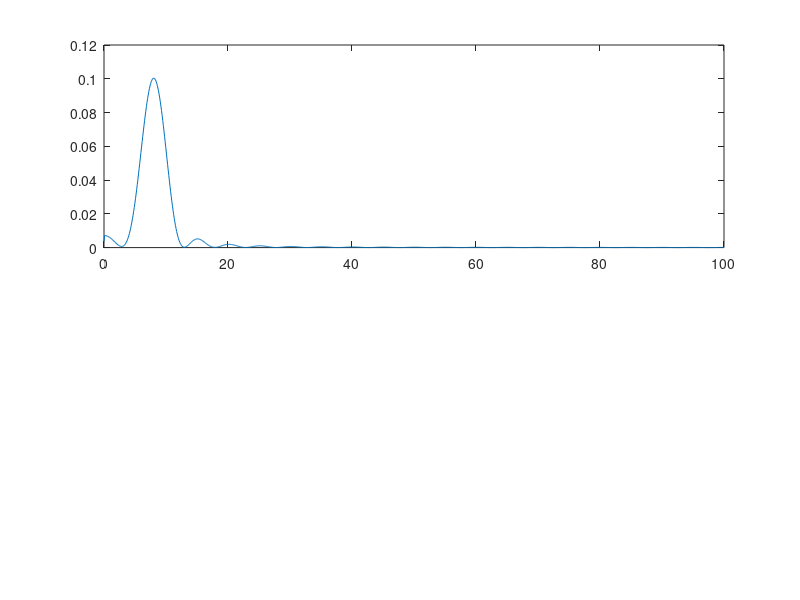

Write the MATLAB code that produced this figure. (Note: this script raises an error after producing the figure.)
fs = 200;
fsig = 8;
L = round(2*fs);
t = [0:L-1]/fs;
y = sin(2*pi*fsig*t);

win = ones(round(L/10), 1);
Nfft = 2^11;

[Pxx,f] = pwelch(y, win, 0, Nfft, fs);

subplot(2,1,1);
plot(f, Pxx)

Lwin = round(L/10);
win = window(@hamming, Lwin);
Noverlap = round(Lwin*0.5);
[Pxx,f] = pwelch(y, win, Noverlap, Nfft, fs);

subplot(2,1,2);
plot(f, Pxx)
